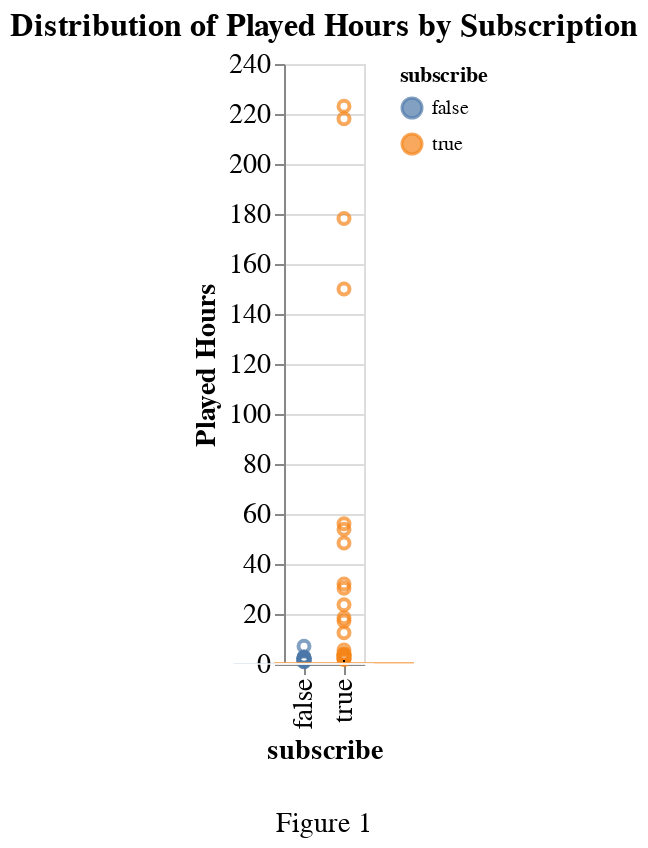

The code cell stored with this chart in its notebook:
### Markdown cell above
#### Played Hour vs Subscribe

### Code cell
main_plot = alt.Chart(players_clean).mark_boxplot(size=70).encode(
    x=alt.X('subscribe:N').title('subscribe'),
    y=alt.Y('played_hours:Q').title('Played Hours'),
    color='subscribe:N'
).properties(title='Distribution of Played Hours by Subscription'
)
caption = alt.Chart().mark_text(
    align='center',
    dy=230,          
    fontSize=14
).encode(
    text=alt.value("Figure 1")
)
played_hours_plot = alt.layer(main_plot, caption).configure_axis(
    labelFontSize=14,
    titleFontSize=14
).configure_title(
    fontSize=16
)

played_hours_plot #

### Figure 1 — Vega-Lite specification as saved in the notebook (floating-point values rounded to 4 significant figures; data arrays with more than 128 entries replaced by an {"elided": "..."} marker saying what was removed)
{"config": {"view": {"continuousWidth": 300, "continuousHeight": 300}, "axis": {"labelFontSize": 14, "titleFontSize": 14}, "title": {"fontSize": 16}}, "layer": [{"data": {"name": "data-e6939040bf362e855fe7a4f15770f162"}, "mark": {"type": "boxplot", "size": 70}, "encoding": {"color": {"field": "subscribe", "type": "nominal"}, "x": {"field": "subscribe", "title": "subscribe", "type": "nominal"}, "y": {"field": "played_hours", "title": "Played Hours", "type": "quantitative"}}, "title": "Distribution of Played Hours by Subscription"}, {"data": {"name": "empty"}, "mark": {"type": "text", "align": "center", "dy": 230, "fontSize": 14}, "encoding": {"text": {"value": "Figure 1"}}}], "$schema": "https://vega.github.io/schema/vega-lite/v5.20.1.json", "datasets": {"data-e6939040bf362e855fe7a4f15770f162": {"elided": "196 records"}, "empty": [{}]}}
